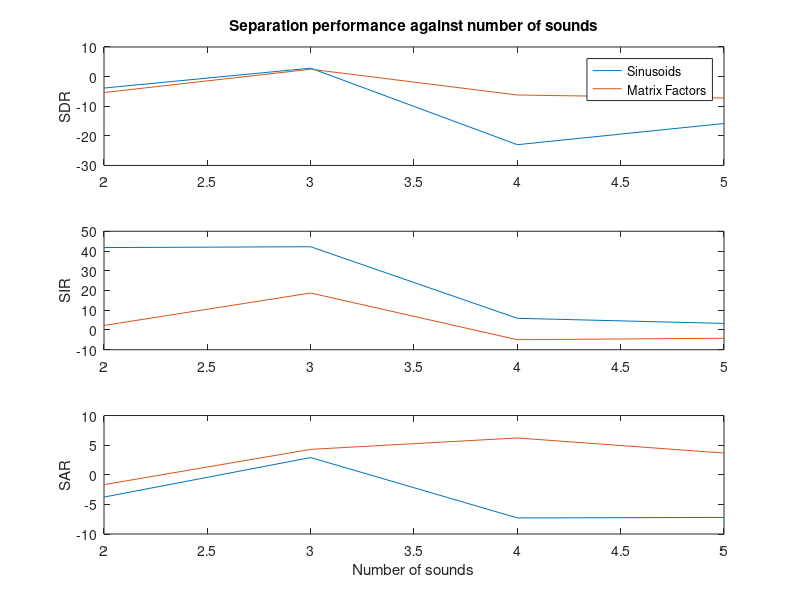

Source code (MATLAB):
k = [2, 3, 4, 5];
sinSDR = [-3.86812, 2.85519, -22.9901, -15.8334];
sinSIR = [41.738, 42.1597, 5.91709, 3.32598];
sinSAR = [-3.76851, 2.9057, -7.28391, -7.20458];

matSDR = [-5.37837, 2.49075, -6.21275, -7.23518];
matSIR = [2.29012, 18.7251, -4.9194, -4.18413];
matSAR = [-1.66888, 4.28889, 6.21312, 3.66141];

figure
subplot(3, 1, 1)
plot(k, sinSDR)
hold on
plot(k, matSDR)
ylim([-30, 10])
ylabel('SDR')
legend('Sinusoids', 'Matrix Factors')
title('Separation performance against number of sounds')

subplot(3, 1, 2)
plot(k, sinSIR)
hold on
plot(k, matSIR)
ylabel('SIR')

subplot(3, 1, 3)
plot(k, sinSAR)
hold on
plot(k, matSAR)
xlabel('Number of sounds')
ylabel('SAR')